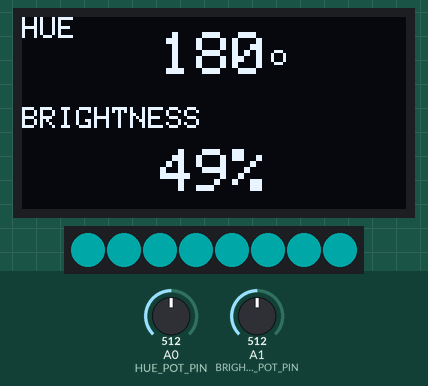
A sketch run on a simulated Arduino Leonardo, built with avr-gcc and run on an emulated ATmega32U4. Shown: 128×64 one-colour display, 8 RGB LEDs in strip order, left to right. Inputs (shaded band) come from the test bench; at power-on: A0 (HUE_POT_PIN) = 512, A1 (BRIGHTNESS_POT_PIN) = 512. Dim RGB values are drawn brighter than linear.

Above: at 1.2 s.
1.3 s: A0 (HUE_POT_PIN) set to 515
At 1.6 s:
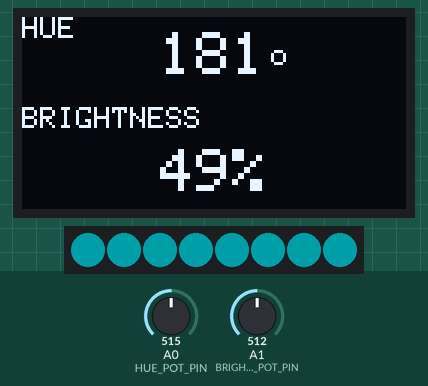
2.8 s: A1 (BRIGHTNESS_POT_PIN) set to 103
At 4.0 s:
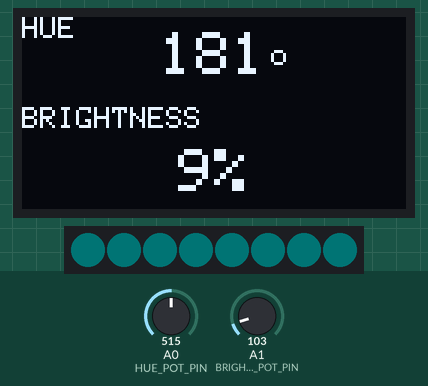
4.3 s: A1 (BRIGHTNESS_POT_PIN) set to 88
At 4.9 s:
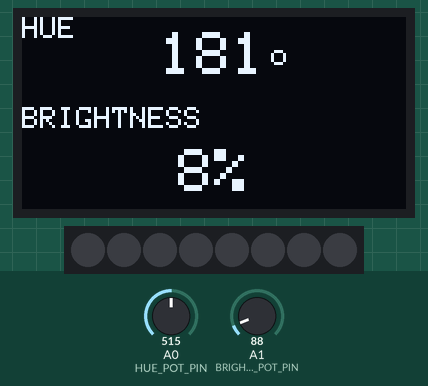
5.8 s: A0 (HUE_POT_PIN) set to 511
At 7.0 s:
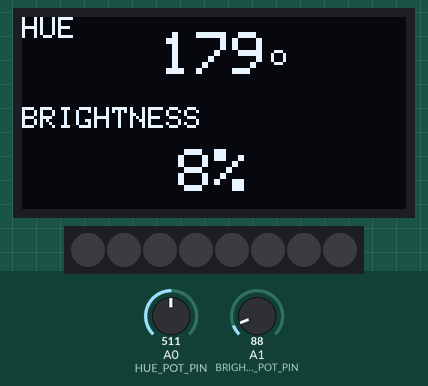
7.3 s: A1 (BRIGHTNESS_POT_PIN) set to 122
At 8.0 s:
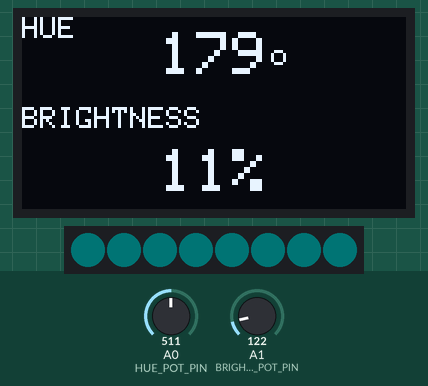
8.8 s: A0 (HUE_POT_PIN) set to 488
At 9.4 s:
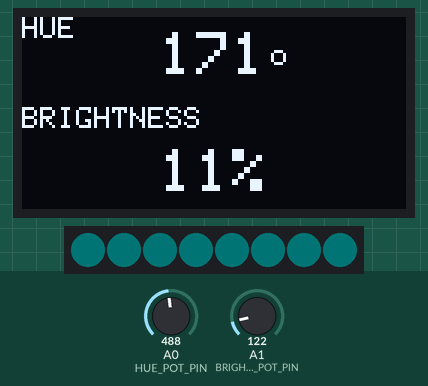
10.3 s: A0 (HUE_POT_PIN) set to 457
Timing chart, 0 to 12.8 s (numbered marks = the images above; inputs shaded):
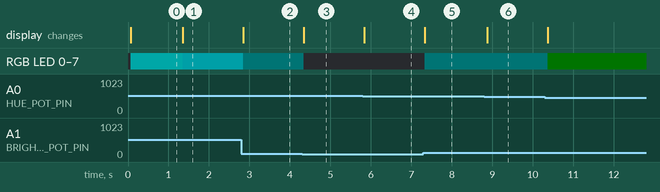

The sketch:

HueBrightnessPotNeoPixelOLEDSimple.ino
```cpp
/**
 * Reads two potentiometers to control the hue and brightness of an
 * 8-LED WS2812B NeoPixel stick, and displays both values as text
 * on an SSD1306 OLED display.
 *
 * Pot 1 (A0): Controls hue (0-360°, mapped across the full color wheel)
 * Pot 2 (A1): Controls brightness (0-255)
 *
 * The OLED shows:
 *  - "HUE" header with the current value in degrees
 *  - "BRIGHTNESS" header with the current value as a percentage
 *
 * Wiring:
 *  - Pot 1 wiper   → A0
 *  - Pot 2 wiper   → A1
 *  - NeoPixel DIN  → Pin 7 (avoid pin 2 on Leonardo; it's I2C SDA)
 *  - NeoPixel VCC  → 5V
 *  - NeoPixel GND  → GND
 *  - OLED SDA      → A4
 *  - OLED SCL      → A5
 *
 * For our NeoPixel tutorials, see:
 * https://makeabilitylab.github.io/physcomp/advancedio/addressable-leds.html
 *
 * For our OLED tutorials, see:
 * https://makeabilitylab.github.io/physcomp/advancedio/oled.html
 *
 * By Jon E. Froehlich
 * @jonfroehlich
 * http://makeabilitylab.io
 *
 */

// Includes for OLED
#include <SPI.h>
#include <Wire.h>
#include <Adafruit_GFX.h>
#include <Adafruit_SSD1306.h>

// Include for NeoPixels
#include <Adafruit_NeoPixel.h>

#define SCREEN_WIDTH 128 // OLED display width, in pixels
#define SCREEN_HEIGHT 64 // OLED display height, in pixels

// Declaration for an SSD1306 display connected to I2C (SDA, SCL pins)
#define OLED_RESET     4 // Reset pin # (or -1 if sharing Arduino reset pin)
Adafruit_SSD1306 _display(SCREEN_WIDTH, SCREEN_HEIGHT, &Wire, OLED_RESET);

// NeoPixel configuration
const int NEOPIXEL_PIN = 7; // Can't use PIN 2 on Leonardo because used by SDA
const int NUM_LEDS = 8;
Adafruit_NeoPixel _strip(NUM_LEDS, NEOPIXEL_PIN, NEO_GRB + NEO_KHZ800);

// Potentiometer pins
const int HUE_POT_PIN = A0;
const int BRIGHTNESS_POT_PIN = A1;
const int MAX_ANALOG_VAL = 1023;

void setup()
{
  Serial.begin(9600);

  // Initialize the OLED
  // SSD1306_SWITCHCAPVCC = generate display voltage from 3.3V internally
  if(!_display.begin(SSD1306_SWITCHCAPVCC, 0x3D)) { // Address 0x3D for 128x64
    Serial.println(F("SSD1306 allocation failed"));
    for(;;); // Don't proceed, loop forever
  }

  _display.clearDisplay();
  _display.setTextColor(SSD1306_WHITE);

  // Initialize the NeoPixel strip
  _strip.begin();
  _strip.setBrightness(255); // We control brightness via HSV, not setBrightness
  _strip.show();             // Initialize all pixels to off
}

void loop()
{
  // Read potentiometers (with brief delay for ADC multiplexer settling)
  int huePotVal = analogRead(HUE_POT_PIN);
  delay(1);
  int briPotVal = analogRead(BRIGHTNESS_POT_PIN);

  // Map pot values to hue (0-65535 for NeoPixel HSV) and brightness (0-255)
  uint16_t hue = map(huePotVal, 0, MAX_ANALOG_VAL, 0, 65535);
  uint8_t brightness = map(briPotVal, 0, MAX_ANALOG_VAL, 0, 255);

  // Hue in degrees (0-360) and brightness as percentage for display
  int hueDegrees = map(huePotVal, 0, MAX_ANALOG_VAL, 0, 360);
  int briPercent = map(brightness, 0, 255, 0, 100);

  // Set all LEDs to the same hue and brightness
  uint32_t color = _strip.gamma32(_strip.ColorHSV(hue, 255, brightness));
  _strip.fill(color);
  _strip.show();

  // Draw the OLED display
  _display.clearDisplay();

  // --- Hue ---
  _display.setTextSize(1);
  _display.setCursor(0, 0);
  _display.print(F("HUE"));

  // Display hue value large and centered
  String strHue = String(hueDegrees);
  drawCenteredText(strHue, 5, 2);

  // Draw a degree symbol as a small circle after the hue text
  int16_t x1, y1;
  uint16_t tw, th;
  _display.setTextSize(2);
  _display.getTextBounds(strHue, 0, 0, &x1, &y1, &tw, &th);
  int textX = (SCREEN_WIDTH - tw) / 2;
  int degreeRadius = 2;
  int degreeX = textX + tw + degreeRadius + 1;   // just past the text
  int degreeY = 10 + degreeRadius + 1;           // near the top of the text
  _display.drawCircle(degreeX, degreeY, degreeRadius, SSD1306_WHITE);

  // --- Brightness ---
  _display.setTextSize(1);
  _display.setCursor(0, 30);
  _display.print(F("BRIGHTNESS"));

  // Display brightness value large and centered
  String strBri = String(briPercent) + "%";
  drawCenteredText(strBri, 44, 2);

  _display.display();

  delay(10);
}

/**
 * Draws a string horizontally centered on the display at the given y position.
 *
 * @param text      The string to draw
 * @param y         The y position for the top of the text
 * @param textSize  The Adafruit GFX text size multiplier
 */
void drawCenteredText(const String &text, int y, int textSize) {
  _display.setTextSize(textSize);
  int16_t x1, y1;
  uint16_t textWidth, textHeight;
  _display.getTextBounds(text, 0, 0, &x1, &y1, &textWidth, &textHeight);
  _display.setCursor((SCREEN_WIDTH - textWidth) / 2, y);
  _display.print(text);
}
```

Measured:
- the behaviour switches between 514 and 515 on A0 (HUE_POT_PIN) (found by bisection; images 0 and 1)
- the behaviour switches between 97 and 96 on A1 (BRIGHTNESS_POT_PIN) (found by bisection; images 2 and 3)
- after the input at 1.3 s, RGB LED 0–7: RGB(0, 42, 42) → RGB(0, 40, 42) after 0.05 s; the display: changes after 0.05 s (image 1)
- after the input at 2.8 s, RGB LED 0–7: RGB(0, 40, 42) → RGB(0, 1, 1) after 0.05 s; the display: changes after 0.05 s (image 2)
- after the input at 4.3 s, RGB LED 0–7: RGB(0, 1, 1) → off at once; the display: changes at once (image 3)
- after the input at 5.8 s, the display: changes at once (image 4)
- after the input at 7.3 s, RGB LED 0–7: off → RGB(0, 1, 1) at once; the display: changes at once (image 5)
- after the input at 8.8 s, the display: changes after 0.07 s (image 6)
- after the input at 10.3 s, RGB LED 0–7: RGB(0, 1, 1) → RGB(0, 1, 0) after 0.07 s
